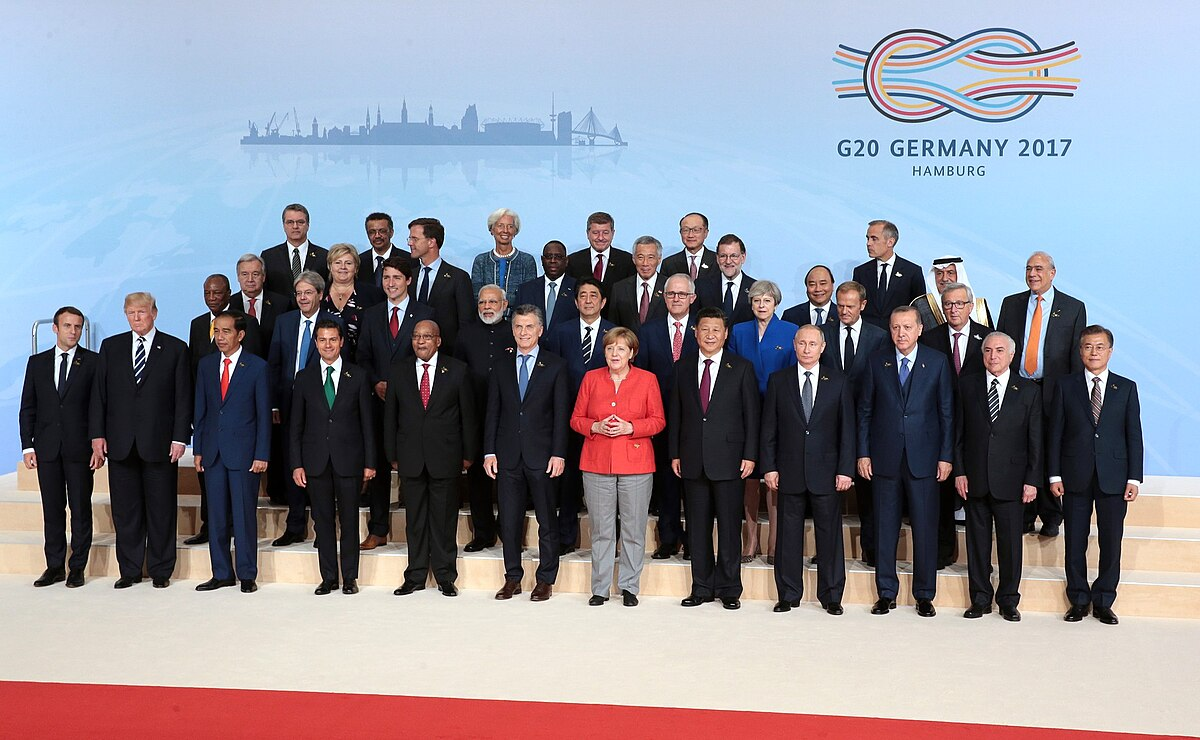
#> input picture test_img/test.jpg, 1200 x 740 px, found by its file name
$ python face_recognise.py
#> lines starting #> are read from the running program, lines starting #| are printed output that depends on the picture; after the words box and inside, x2 and y2 are one past the last pixel; in counts of white or black regions, pixels touching at a corner belong together
from cv2 import imread, imshow, waitKey, destroyAllWindows, CascadeClassifier, rectangle, imwrite

# Load the image
pixels = imread('test.jpg')
#> pixels is the input picture: shape (740, 1200, 3); mean B, G, R 154.3, 143.6, 143.5

# Path to Haar Cascade XML file
temp = "haarcascade_frontalface_default.xml"

# Create the Haar Cascade Classifier
classifier = CascadeClassifier(temp)

# Perform face detection
boxes = classifier.detectMultiScale(pixels)
#> boxes = 33 rows, first 6: [280, 210, 30, 30], [677, 219, 29, 29], [364, 221, 27, 27], [587, 222, 28, 28], [715, 245, 28, 28], [540, 246, 26, 26]

# Draw rectangles around detected faces
for box in boxes:
    x, y, width, height = box
    x2, y2 = x + width, y + height
    rectangle(pixels, (x, y), (x2, y2), (0, 255, 0), 2)  # Green color with thickness 2
#> this loop made 33 passes
#> (x, y, width, height, x2, y2) on passes 1 to 12: (280, 210, 30, 30, 310, 240), (677, 219, 29, 29, 706, 248), (364, 221, 27, 27, 391, 248), (587, 222, 28, 28, 615, 250), (715, 245, 28, 28, 743, 273), (540, 246, 26, 26, 566, 272), (632, 246, 28, 28, 660, 274), (328, 251, 30, 30, 358, 281), (1019, 258, 29, 29, 1048, 287), (236, 263, 29, 29, 265, 292), (931, 263, 28, 28, 959, 291), (378, 267, 29, 29, 407, 296)
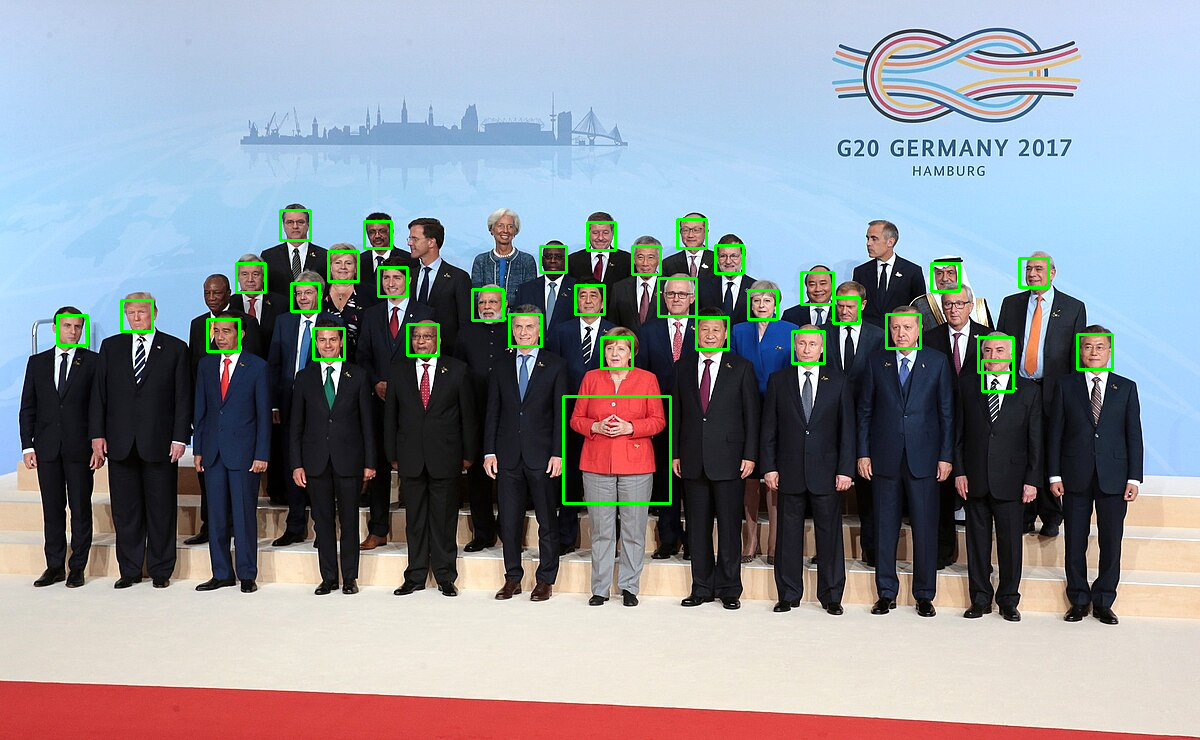
#> pixels: shape (740, 1200, 3); 1.43% of pixels changed, all inside (x1, y1, x2, y2) = (56, 209, 1114, 505)

imwrite('output_image.jpg', pixels)

# Display the result
imshow('Face Detection', pixels)
waitKey(0)
destroyAllWindows()

$ run again, with test_img/G20 germany.jpg copied over test_img/test.jpg
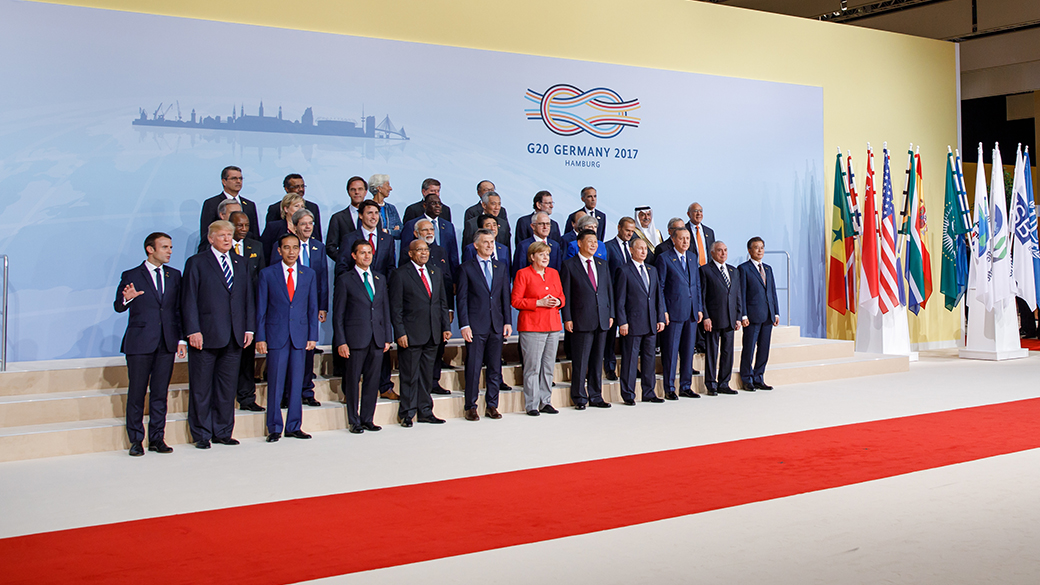
#> input picture test_img/G20 germany.jpg, 1040 x 585 px, found by its file name
#> pixels is the input picture: shape (585, 1040, 3); mean B, G, R 146, 143.3, 164
#> boxes = [[361, 203, 24, 24], [295, 213, 24, 24], [228, 215, 26, 26], [277, 237, 27, 27]]
#> the loop `for box in boxes:` made 4 passes
#> (x, y, width, height, x2, y2) on passes 1 to 4: (361, 203, 24, 24, 385, 227), (295, 213, 24, 24, 319, 237), (228, 215, 26, 26, 254, 241), (277, 237, 27, 27, 304, 264)
#> after the loop `for box in boxes:`:
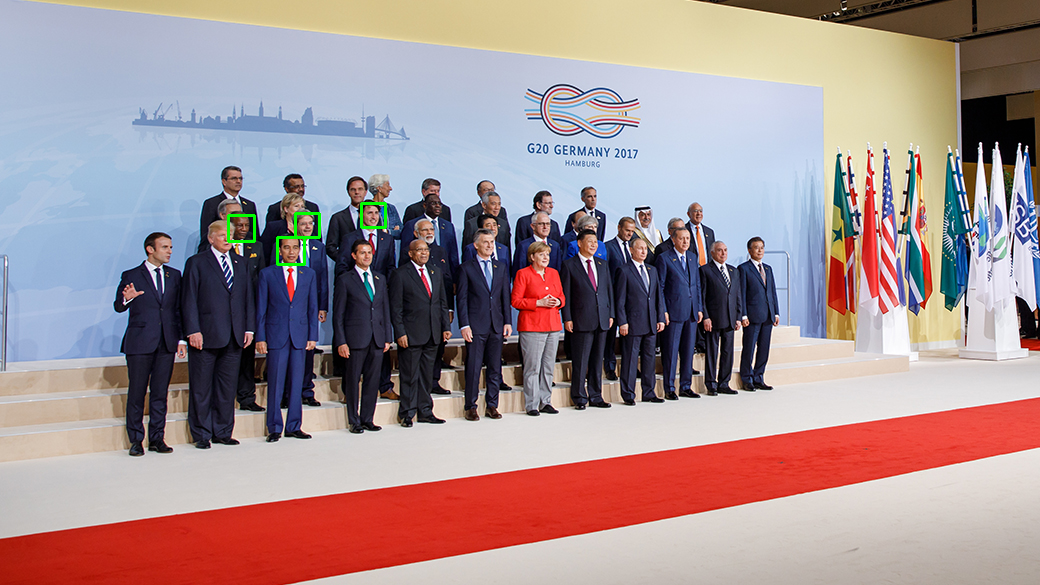
#> pixels: shape (585, 1040, 3); 0.19% of pixels changed, all inside (x1, y1, x2, y2) = (227, 202, 387, 266)

$ run again, with test_img/g20-photo.webp saved as test_img/test.jpg
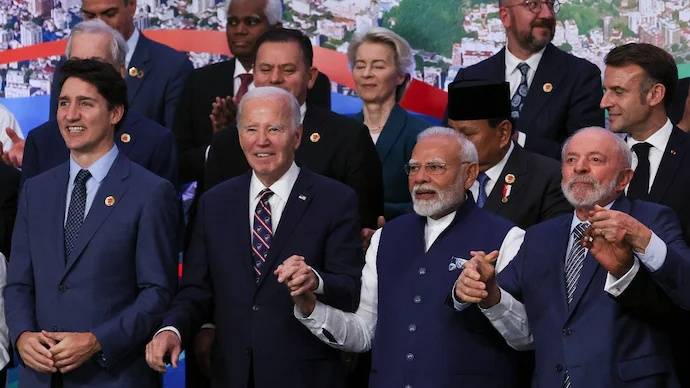
#> input picture test_img/g20-photo.webp, 690 x 388 px, found by its file name
#> pixels is the input picture: shape (388, 690, 3); mean B, G, R 69.9, 59, 68.4
#> boxes = [[219, 4, 46, 46], [343, 44, 55, 55], [249, 48, 54, 54], [46, 79, 62, 62], [232, 105, 61, 61], [395, 144, 61, 61], [590, 68, 62, 62], [550, 134, 65, 65]]
#> the loop `for box in boxes:` made 8 passes
#> (x, y, width, height, x2, y2) on passes 1 to 8: (219, 4, 46, 46, 265, 50), (343, 44, 55, 55, 398, 99), (249, 48, 54, 54, 303, 102), (46, 79, 62, 62, 108, 141), (232, 105, 61, 61, 293, 166), (395, 144, 61, 61, 456, 205), (590, 68, 62, 62, 652, 130), (550, 134, 65, 65, 615, 199)
#> after the loop `for box in boxes:`:
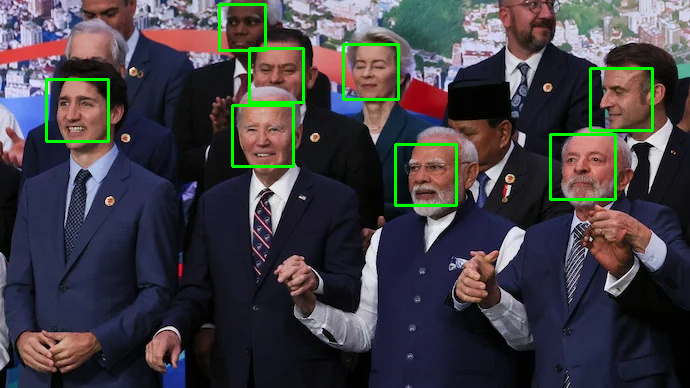
#> pixels: shape (388, 690, 3); 2.07% of pixels changed, all inside (x1, y1, x2, y2) = (45, 3, 654, 207)
